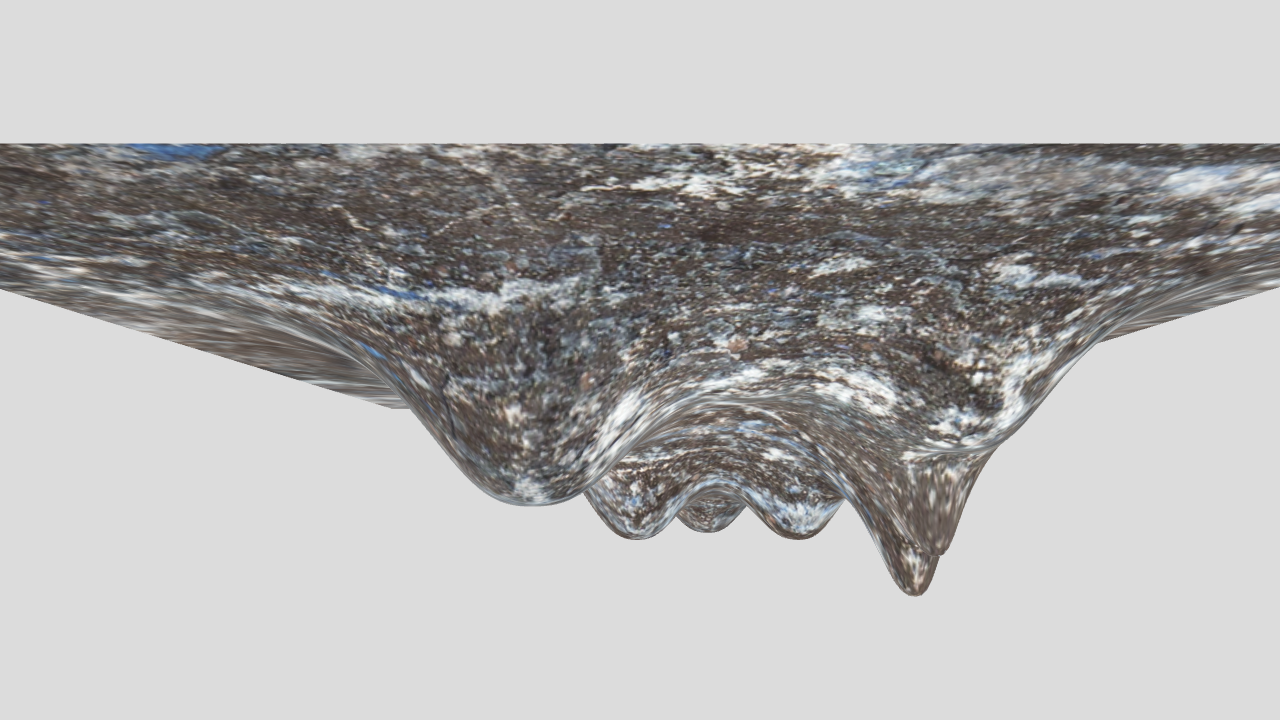
#> input picture cpp_playground/render/f00000000.png, 1280 x 720 px; its folder holds 4 pictures in this run
$ python png_to_gif.py
#> lines starting #> are read from the running program, lines starting #| are printed output that depends on the picture
import imageio
import os

if __name__ == '__main__':
    frames = []
    with imageio.get_writer('render.gif', mode='I') as writer:
        for fname in os.listdir('.'):
            if fname.startswith('f') and fname.endswith('.png'):
                image = imageio.imread(fname)[::-1]
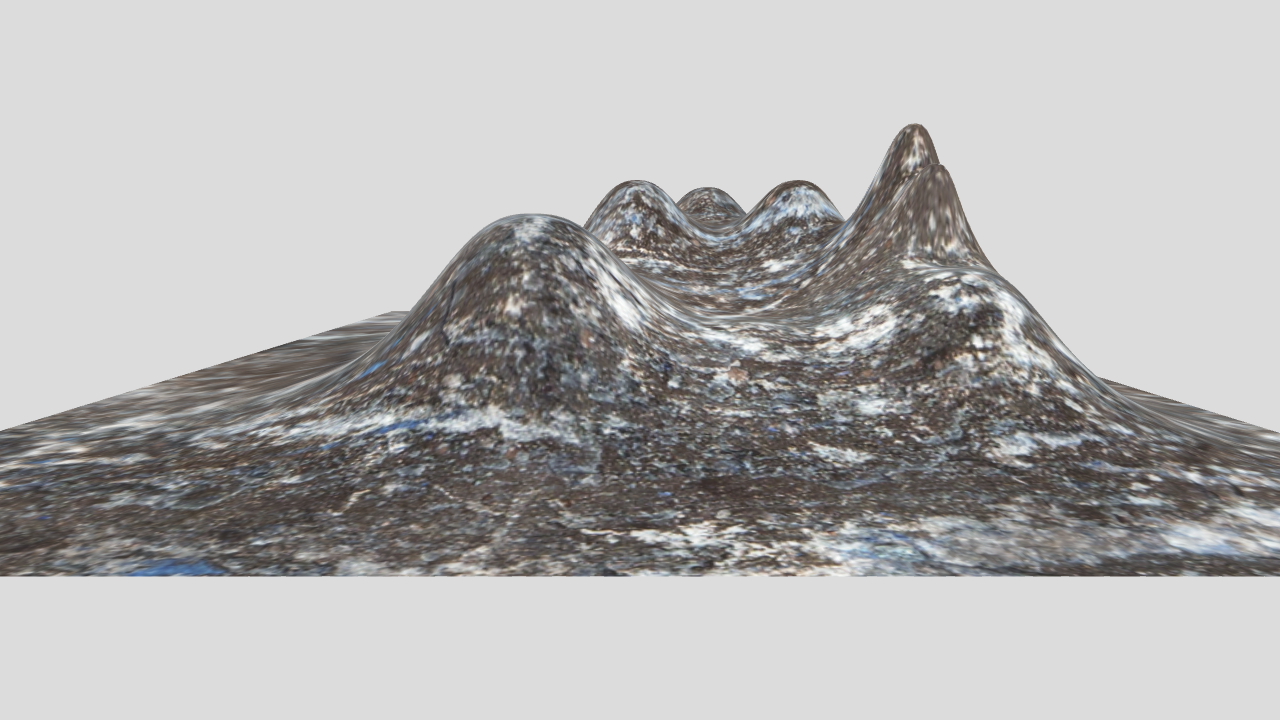
#> image: shape (720, 1280, 3); mean R, G, B 179.8, 178.8, 178.4
                writer.append_data(image)
#> pass 2 of the loop `for fname in os.listdir('.'):`:
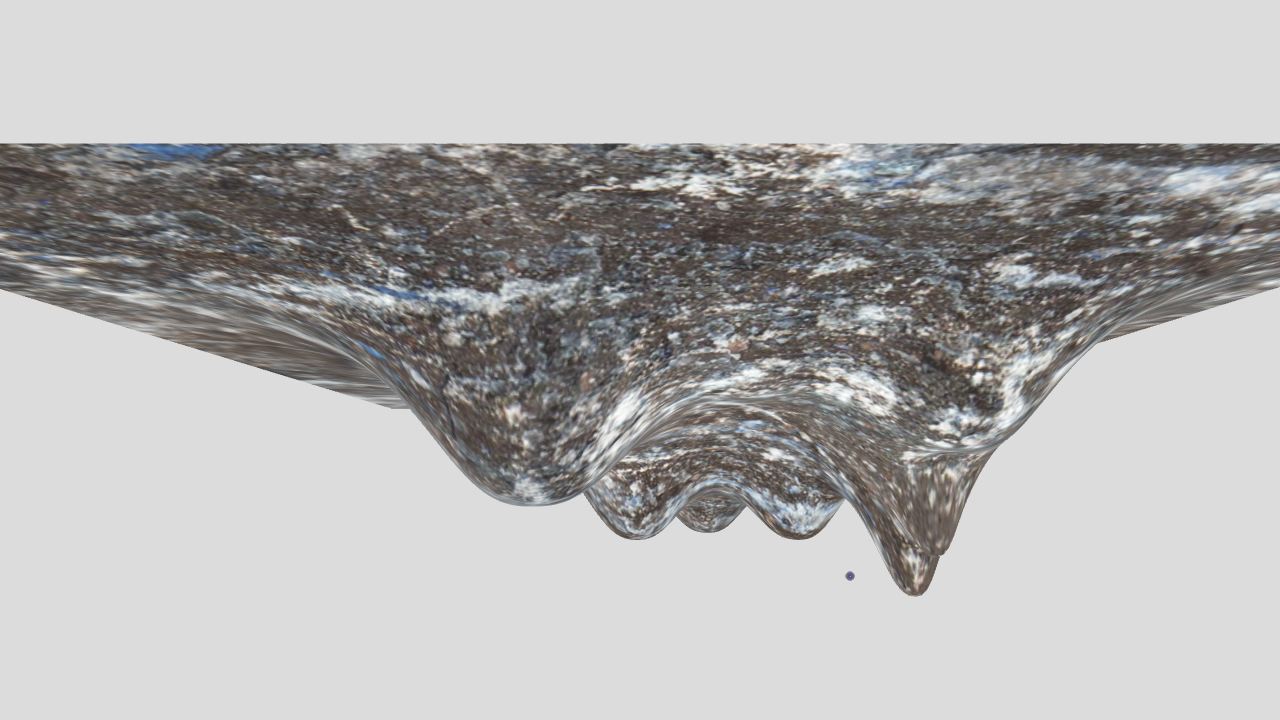
#> input picture cpp_playground/render/f00000001.png, 1280 x 720 px
#> `image = imageio.imread(fname)[::-1]`:
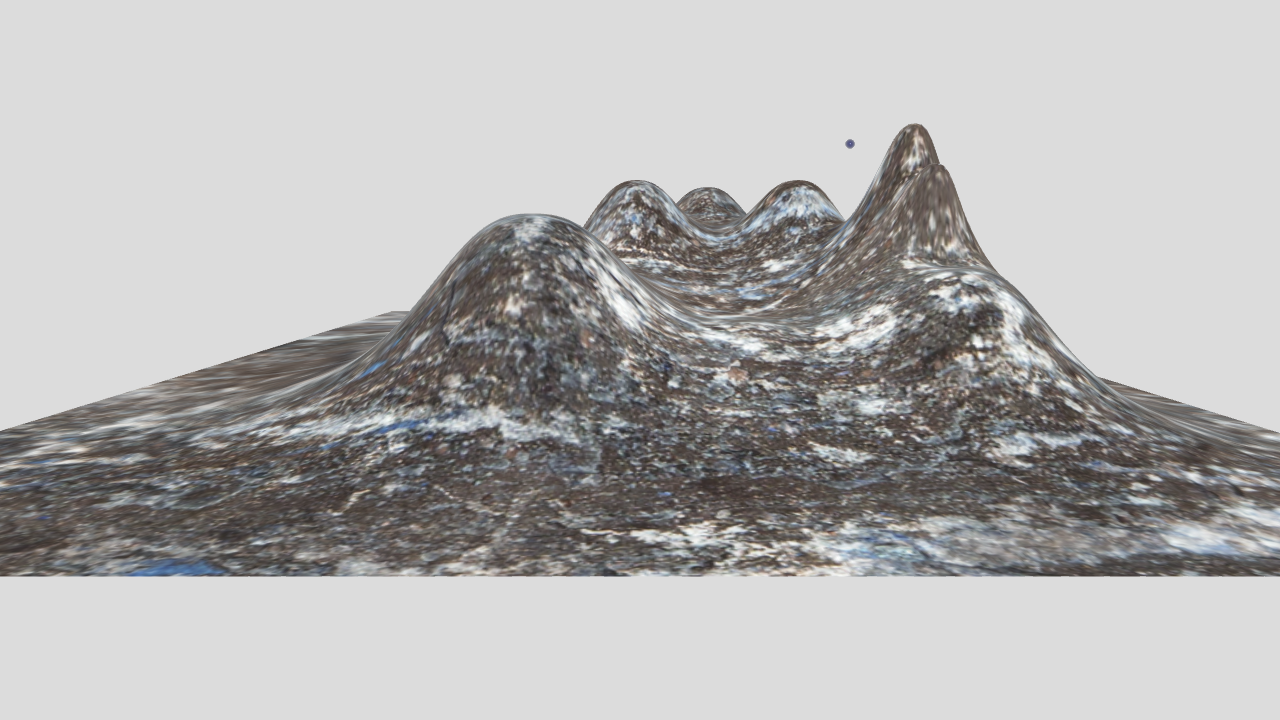
#> image: shape (720, 1280, 4); mean R, G, B, A 179.8, 178.8, 178.4, 255; transparent parts drawn white
#> pass 3 of the loop `for fname in os.listdir('.'):`:
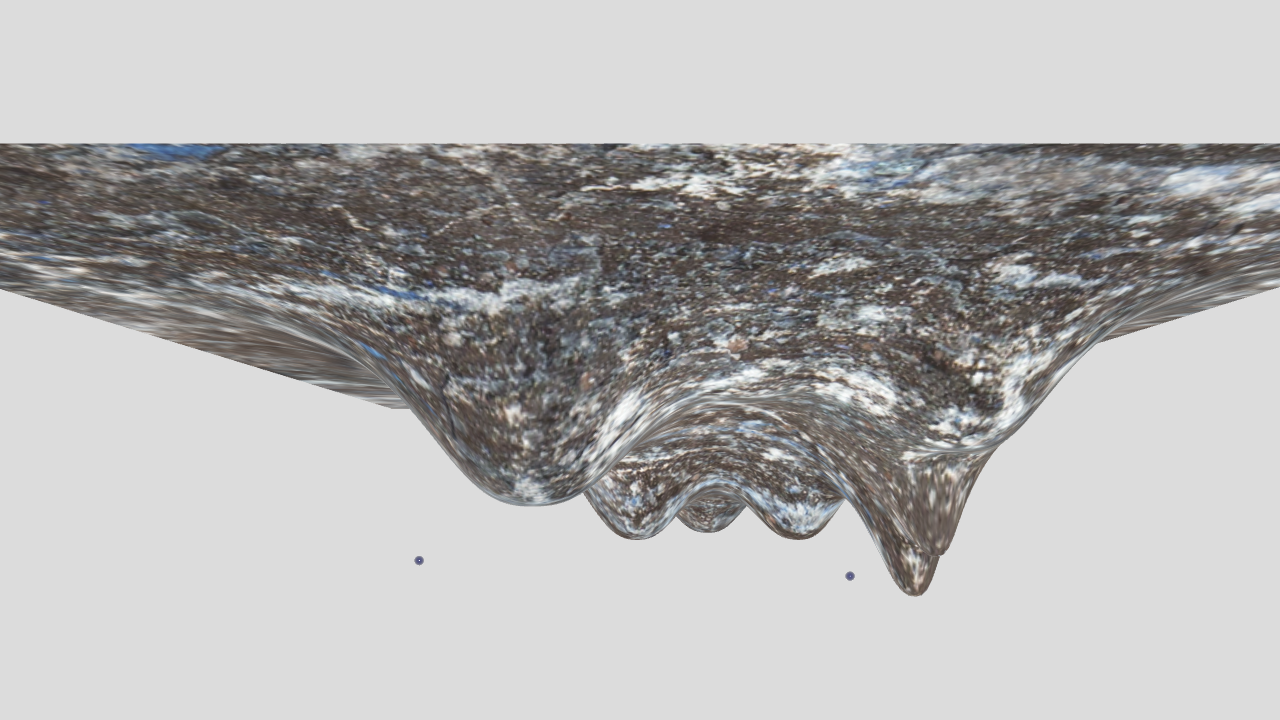
#> input picture cpp_playground/render/f00000002.png, 1280 x 720 px
#> `image = imageio.imread(fname)[::-1]`:
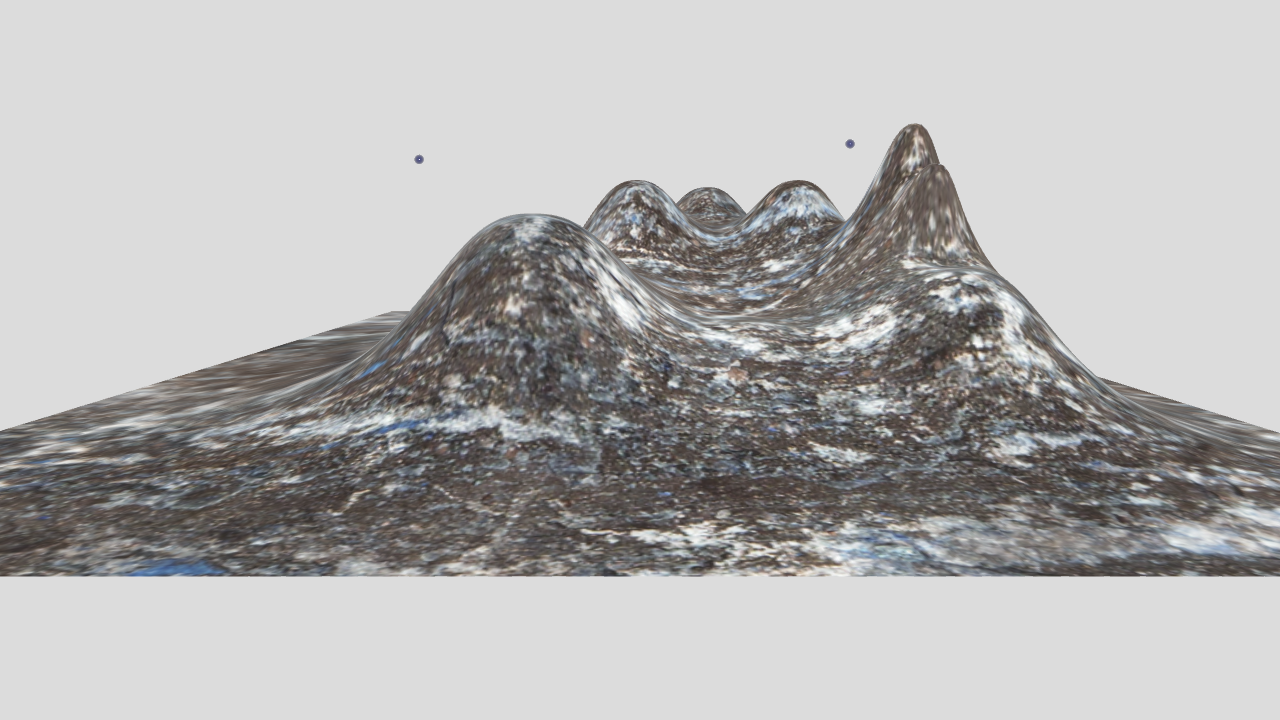
#> image: shape (720, 1280, 4); mean R, G, B, A 179.8, 178.8, 178.3, 255; transparent parts drawn white
#> the loop made 5 passes; the first 3 are shown
